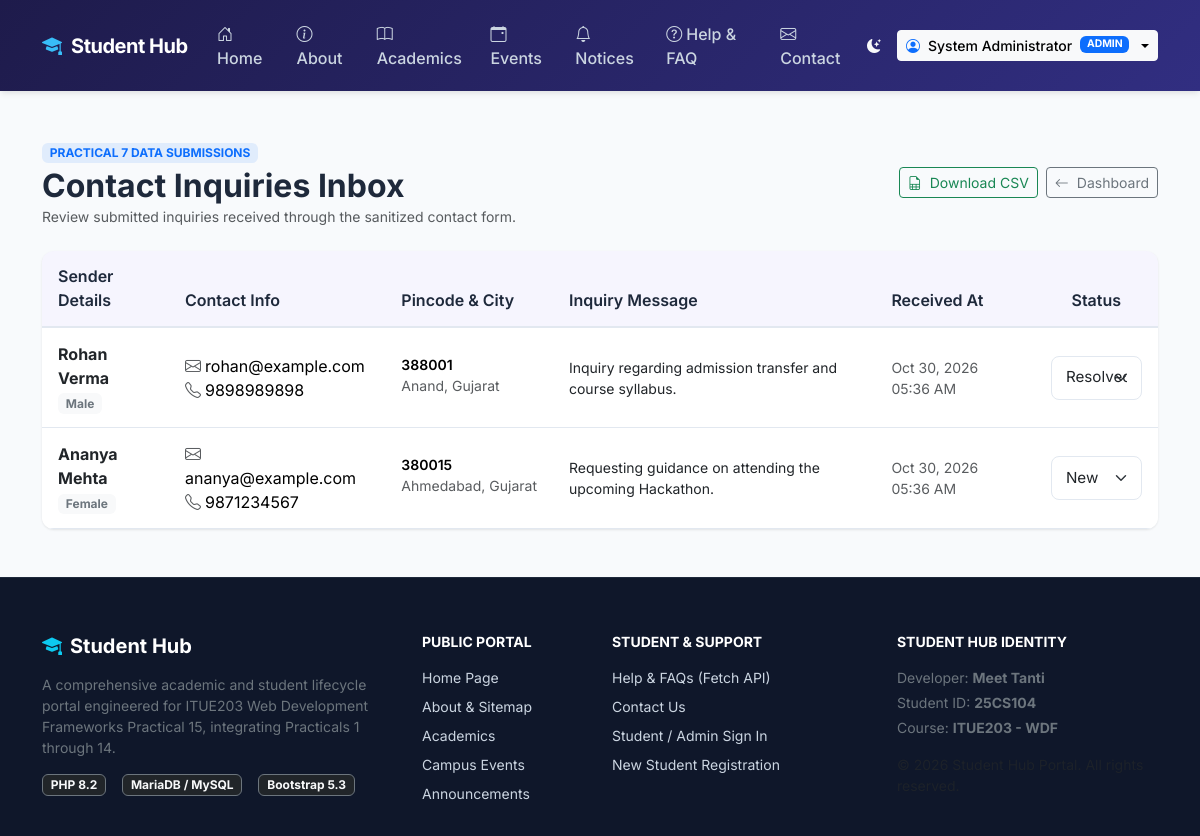
/admin/inquiries.php (signed in), run on the app's committed database.
### tables this page shows
CREATE TABLE inquiries (
    id INT AUTO_INCREMENT PRIMARY KEY,
    name VARCHAR(100) NOT NULL,
    email VARCHAR(150) NOT NULL,
    mobile VARCHAR(20) NOT NULL,
    pincode VARCHAR(10) NOT NULL,
    gender VARCHAR(20) NOT NULL,
    address TEXT NOT NULL,
    message TEXT NOT NULL,
    status ENUM('new', 'in_progress', 'resolved') DEFAULT 'new',
    created_at TIMESTAMP DEFAULT CURRENT_TIMESTAMP
);

### includes/functions.php (called while the page is built, shortened)
<?php
function e(?string $string): string
{
    return htmlspecialchars($string ?? '', ENT_QUOTES, 'UTF-8');
}

### admin/inquiries.php (the view, shortened to what this page needs)
<?php
require_once __DIR__ . '/../includes/functions.php';
require_once __DIR__ . '/../includes/header.php';
require_once __DIR__ . '/../includes/navbar.php';
$inquiries = $pdo->query('SELECT * FROM inquiries ORDER BY created_at DESC')->fetchAll();
?>
<main class="py-5">
    <div class="container">
        <div class="d-flex flex-wrap justify-content-between align-items-center mb-4">
            <div>
                <span class="badge bg-primary bg-opacity-10 text-primary fw-bold text-uppercase mb-1">Practical 7 Data Submissions</span>
                <h2 class="fw-bold mb-0">Contact Inquiries Inbox</h2>
                <p class="text-muted small mb-0">Review submitted inquiries received through the sanitized contact form.</p>
            </div>
            <div class="mt-3 mt-md-0 d-flex gap-2">
                <a href="<?= APP_URL ?>/data/inquiries.csv" class="btn btn-outline-success btn-sm" download>
                    <i class="bi bi-file-earmark-spreadsheet me-1"></i> Download CSV
                </a>
                <a href="<?= APP_URL ?>/admin/dashboard.php" class="btn btn-outline-secondary btn-sm">
                    <i class="bi bi-arrow-left me-1"></i> Dashboard
                </a>
            </div>
        </div>
        <div class="card card-sh border-0 overflow-hidden">
            <div class="table-responsive">
                <table class="table table-sh align-middle mb-0">
                    <thead>
                        <tr>
                            <th>Sender Details</th>
                            <th>Contact Info</th>
                            <th>Pincode & City</th>
                            <th>Inquiry Message</th>
                            <th>Received At</th>
                            <th class="text-center">Status</th>
                        </tr>
                    </thead>
                    <tbody>
                        <?php if (empty($inquiries)): ?>
                            <tr><td colspan="6" class="text-center py-4 text-muted">No inquiries received yet.</td></tr>
                        <?php else: ?>
                            <?php foreach ($inquiries as $inq): ?>
                                <tr>
                                    <td>
                                        <div class="fw-bold text-dark"><?= e($inq['name']) ?></div>
                                        <small class="badge bg-light text-secondary"><?= e($inq['gender']) ?></small>
                                    </td>
                                    <td>
                                        <div><i class="bi bi-envelope me-1 text-muted"></i><?= e($inq['email']) ?></div>
                                        <div><i class="bi bi-telephone me-1 text-muted"></i><?= e($inq['mobile']) ?></div>
                                    </td>
                                    <td>
                                        <div class="small fw-semibold"><?= e($inq['pincode']) ?></div>
                                        <small class="text-muted text-truncate d-inline-block" style="max-width: 150px;"><?= e($inq['address']) ?></small>
                                    </td>
                                    <td>
                                        <p class="small mb-0 text-dark"><?= e($inq['message']) ?></p>
                                    </td>
                                    <td class="small text-muted"><?= date('M d, Y h:i A', strtotime($inq['created_at'])) ?></td>
                                    <td class="text-center">
                                        <form method="POST" class="d-inline">
                                            <select name="status" class="form-select form-select-sm" onchange="this.form.submit()">
                                                <option value="new" <?= ($inq['status'] === 'new') ? 'selected' : '' ?>>New</option>
                                                <option value="resolved" <?= ($inq['status'] === 'resolved') ? 'selected' : '' ?>>Resolved</option>
                                            </select>
                                        </form>
                                    </td>
                                </tr>
                            <?php endforeach; ?>
                        <?php endif; ?>
                    </tbody>
                </table>
            </div>
        </div>
    </div>
</main>
<?php require_once __DIR__ . '/../includes/footer.php'; ?>

### assets/css/style.css (style rules this page uses)
:root { --primary-color: #4f46e5; --primary-hover: #4338ca; --primary-light: #eef2ff; --secondary-color: #6366f1; --dark-bg: #1e1b4b; --accent-color: #06b6d4; --success-color: #10b981; --warning-color: #f59e0b; --danger-color: #ef4444; --bg-body: #f8fafc; --text-main: #1e293b; --text-muted: #64748b; --card-bg: #ffffff; --card-border: #e2e8f0; --radius-sm: 8px; --radius-md: 12px; --radius-lg: 16px; --shadow-sm: 0 1px 3px rgba(0,0,0,0.06), 0 1px 2px rgba(0,0,0,0.04); --shadow-md: 0 4px 6px -1px rgba(0,0,0,0.07), 0 2px 4px -1px rgba(0,0,0,0.04); --shadow-lg: 0 10px 15px -3px rgba(0,0,0,0.08), 0 4px 6px -2px rgba(0,0,0,0.03); }
body { background-color: var(--bg-body); color: var(--text-main); font-family: 'Inter', system-ui, -apple-system, BlinkMacSystemFont, "Segoe UI", Roboto, Oxygen, Ubuntu, Cantarell, sans-serif; min-height: 100vh; display: flex; flex-direction: column; transition: background-color 0.25s ease, color 0.25s ease; }
main { flex: 1 0 auto; }
.card-sh { background-color: var(--card-bg); border: 1px solid var(--card-border); border-radius: var(--radius-md); box-shadow: var(--shadow-sm); transition: transform 0.2s ease, box-shadow 0.2s ease; }
.form-control, .form-select { border-radius: var(--radius-sm); border-color: var(--card-border); padding: 0.6rem 0.9rem; font-size: 0.95rem; }
.table-sh { border-collapse: separate; border-spacing: 0; width: 100%; }
.table-sh th { background-color: rgba(79, 70, 229, 0.05); font-weight: 600; color: var(--text-main); border-bottom: 2px solid var(--card-border); padding: 0.85rem 1rem; }
.table-sh td { padding: 0.85rem 1rem; vertical-align: middle; border-bottom: 1px solid var(--card-border); }

### data on the page
inquiries: name "Rohan Verma", gender "Male", email "rohan@example.com", mobile "9898989898", pincode "388001", address "Anand, Gujarat", message "Inquiry regarding admission transfer and course syllabus.", created_at "Oct 30, 2026 05:36 AM", status "Resolved"
inquiries: name "Ananya Mehta", gender "Female", email "ananya@example.com", mobile "9871234567", pincode "380015", address "Ahmedabad, Gujarat", message "Requesting guidance on attending the upcoming Hackathon.", created_at "Oct 30, 2026 05:36 AM", status "New"

### other printed values
$user['name'] "System Administrator"
$role "ADMIN"
